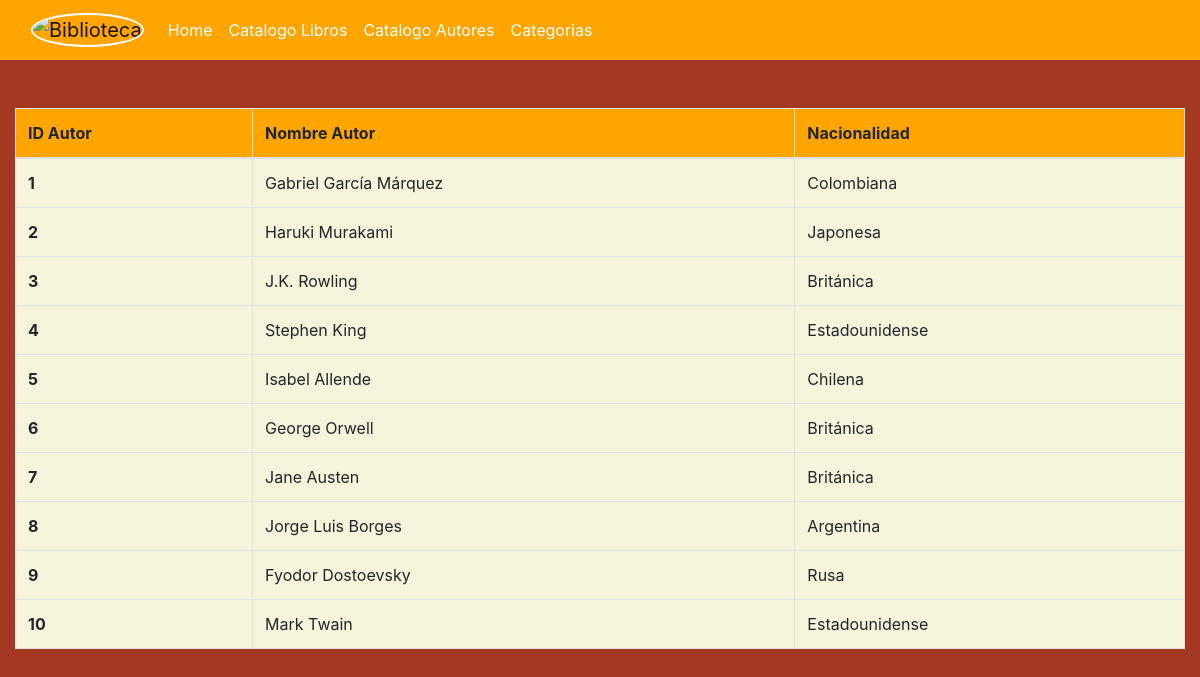
Page /catalogoAutores on the committed database.
### catalogos/models.py (models this page shows, shortened)
class NavItem(models.Model):
    id_navbar = models.AutoField(db_column="idNavbar", primary_key=True)
    titulo = models.CharField(max_length=100)
    url = models.URLField()

class Autor(models.Model):
    id_autor = models.AutoField(db_column="idAutor",primary_key=True)
    nombre = models.CharField(max_length=100)
    nacionalidad = models.CharField(max_length=50)

### catalogos/views.py (the view)
# urls.py: path('catalogoAutores', views.catalogoAutores, name="catalogoAutores"),
def catalogoAutores (request):
    Navbars = NavItem.objects.all()
    Autores = Autor.objects.all()
    context = {
        "Navbars": Navbars,
        "Autores": Autores
    }
    return render(request,'catalogos/catalogoAutores.html',context)

### catalogos/templates/catalogos/catalogoAutores.html (shortened to what this page needs)
<!DOCTYPE html>
<html lang="en">
<head>
    <link rel="stylesheet" href="https://cdn.jsdelivr.net/npm/bootstrap@4.6.2/dist/css/bootstrap.min.css">
    <link href="https://unpkg.com/aos@2.3.1/dist/aos.css" rel="stylesheet">
    <link rel="stylesheet" href="sweetalert2.min.css">
</head>
<body style="background-color: #A43820">
    <nav class="navbar navbar-expand-lg navbar-light" style="background-color: orange">
        <div class="container-fluid">
          <a class="navbar-brand" href="/catalogos/home">
            <img src="https://st4.depositphotos.com/1842549/20889/i/450/depositphotos_208897764-stock-photo-library-icon.jpg" alt="Biblioteca" style="height: 60px; width: 60px; border-radius: 50%; border: 2px solid white;">
          </a>
          <div class="collapse navbar-collapse" id="navbarSupportedContent">
            <ul class="navbar-nav me-auto mb-2 mb-lg-0">
              {% for Navbar in Navbars %}
              <li class="nav-item">
                <a class="nav-link active" aria-current="page" href="{{Navbar.url}}" style="color: white;">{{Navbar.titulo}}</a>
              </li>
              {% endfor %}
            </ul>
          </div>
        </div>
      </nav>
      <div class="container-fluid my-5">
        <div class="row my-5">
          <div class="col lg-10">
            <table class="table table-bordered table" style="background-color: beige" data-aos="fade-down-left" data-aos-duration="3000">
              <thead>
                <tr style="background-color: orange">
                  <th scope="col">ID Autor</th>
                  <th scope="col">Nombre Autor</th>
                  <th scope="col">Nacionalidad</th>
                </tr>
              </thead>
              <tbody>
                {% for Autor in Autores %}
                <tr>
                  <th scope="row">{{Autor.id_autor}}</th>
                  <td>{{Autor.nombre}}</td>
                  <td>{{Autor.nacionalidad}}</td>
                </tr>
                {% endfor %}
              </tbody>
            </table>
          </div>
        </div>
      </div>
</body>
</html>

### rows in the picture
NavItem: titulo "Home"
NavItem: titulo "Catalogo Libros"
NavItem: titulo "Catalogo Autores"
NavItem: titulo "Categorias"
Autor: id_autor "1", nombre "Gabriel García Márquez", nacionalidad "Colombiana"
Autor: id_autor "2", nombre "Haruki Murakami", nacionalidad "Japonesa"
Autor: id_autor "3", nombre "J.K. Rowling", nacionalidad "Británica"
Autor: id_autor "4", nombre "Stephen King", nacionalidad "Estadounidense"
Autor: id_autor "5", nombre "Isabel Allende", nacionalidad "Chilena"
Autor: id_autor "6", nombre "George Orwell", nacionalidad "Británica"
Autor: id_autor "7", nombre "Jane Austen", nacionalidad "Británica"
Autor: id_autor "8", nombre "Jorge Luis Borges", nacionalidad "Argentina"
Autor: id_autor "9", nombre "Fyodor Dostoevsky", nacionalidad "Rusa"
Autor: id_autor "10", nombre "Mark Twain", nacionalidad "Estadounidense"
